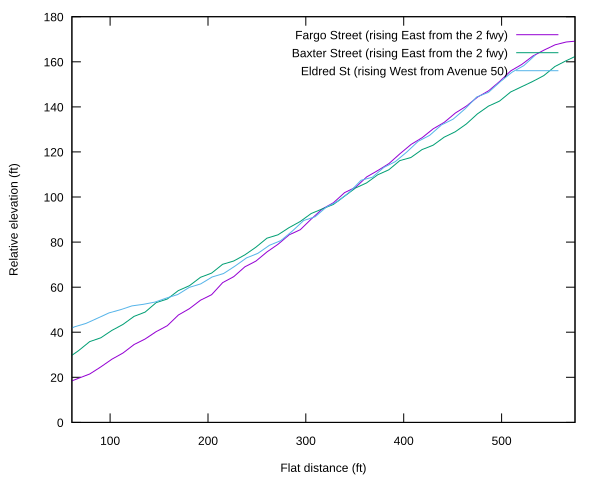

Write gnuplot code to recreate this figure.
reset
set output "profiles_relative.svg"
set terminal svg

unset grid
set xlabel "Flat distance (ft)"
set ylabel "Relative elevation (ft)"


plot [61:575] \
     "fargo.dat"  using ($1):($2-500)     with lines title "Fargo Street (rising East from the 2 fwy)", \
     "baxter.dat" using ($1):($2-500)     with lines title "Baxter Street (rising East from the 2 fwy)", \
     "eldred.dat" using ($1-710):($2-477) with lines title "Eldred St (rising West from Avenue 50)"

set output
